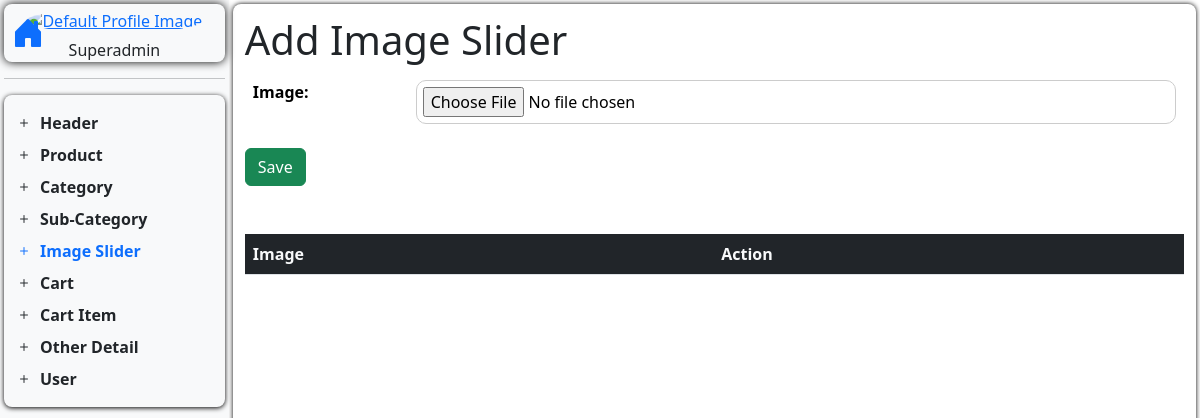
/add-image-slider/, run on an earlier commit of the app's database.
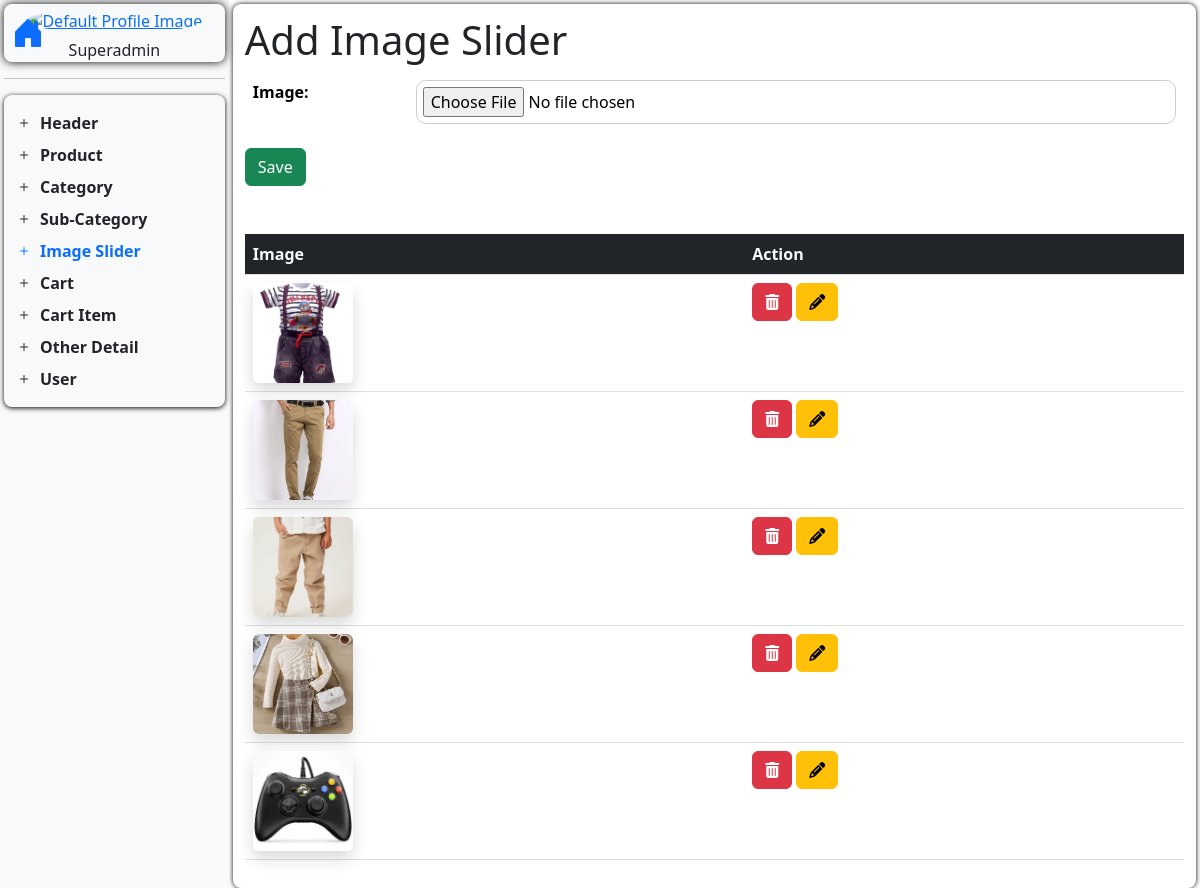
And on a later commit of the database.
### techspot_app/models.py (models this page shows, shortened)
class image_SliderModel(models.Model):
    image = models.ImageField(upload_to="slider/", null=True, blank=True)

### techspot_app/operationView.py (the view)
# urls.py: path("add-image-slider/", add_image_slider, name="add_image_slider"),
def add_image_slider(request):
    return handle_create(
        request=request,
        model=image_SliderModel,
        formname=ImageSliderForm,
        redirect_url="add_image_slider",
        template_url="Dashboard/D_Content/add_image_slider.html",
        action_url="add_image_slider",
    )

### techspot_app/forms.py
class ImageSliderForm(forms.ModelForm):
    class Meta:
        model = image_SliderModel
        fields = "__all__"

### handler/operationhandler.py (called while the page is built)
def handle_create(
        request,
        model,
        formname,
        redirect_url,
        template_url,
        action_url
    ):
    data = model.objects.order_by('-id')
    if request.method == "POST":
        form = formname(request.POST, request.FILES)
        if form.is_valid():
            form.save()
            return redirect(redirect_url)
    else:
        form = formname()
    context = {
        "form": form,
        "data": data,
        'action_url': reverse(action_url)
        }
    return render(request, template_url, context)

### techspot_app/templates/Dashboard/D_Content/add_image_slider.html
{% extends "Dashboard/dashboard.html" %}
{% block add_image_slider %}
<h1>Add Image Slider</h1>
<table class="table table-borderless">
    <tr>
        <th>Image: </th>
        <td>{{form.image}}</td>
    </tr>
</table>
<button type="submit" name="submit" class="btn btn-success">
    {% if form.instance.id %} Update {% else %} Save {% endif %}
</button>
<div class="mt-5">
    <table class="table bg-white">
        <thead>
            <tr>
                <th class="bg-dark text-light">Image</th>
                <th class="bg-dark text-light">Action</th>
            </tr>
        </thead>
        <tbody>
            {% for imgslider in data %}
            <tr>
                <td class="align-middle">
                    {% if imgslider.image and imgslider.image.url %}
                    <img src="{{ imgslider.image.url }}" alt="cart Image" loading="lazy"
                        class="img-fluid rounded shadow" style="width: 100px; height: 100px; object-fit: cover;">
                    {% else %}
                    <p>no images</p>
                    {% endif %}
                </td>
                <td>
                    <a href="{% url 'del_image_slider' imgslider.id %}" class="btn btn-danger"><i class="fas fa-trash-alt"></i></a>
                    <a href="{% url 'update_image_slider' imgslider.id %}" class="btn btn-warning"><i class="fas fa-pencil-alt"></i></a>
                </td>
            </tr>
            {% endfor %}
        </tbody>
    </table>
</div>
{% endblock %}

What changed in the data, as far as the page shows it:
added image_SliderModel: image (picture)
added image_SliderModel: image (picture)
added image_SliderModel: image (picture)
added image_SliderModel: image (picture)
added image_SliderModel: image (picture)
